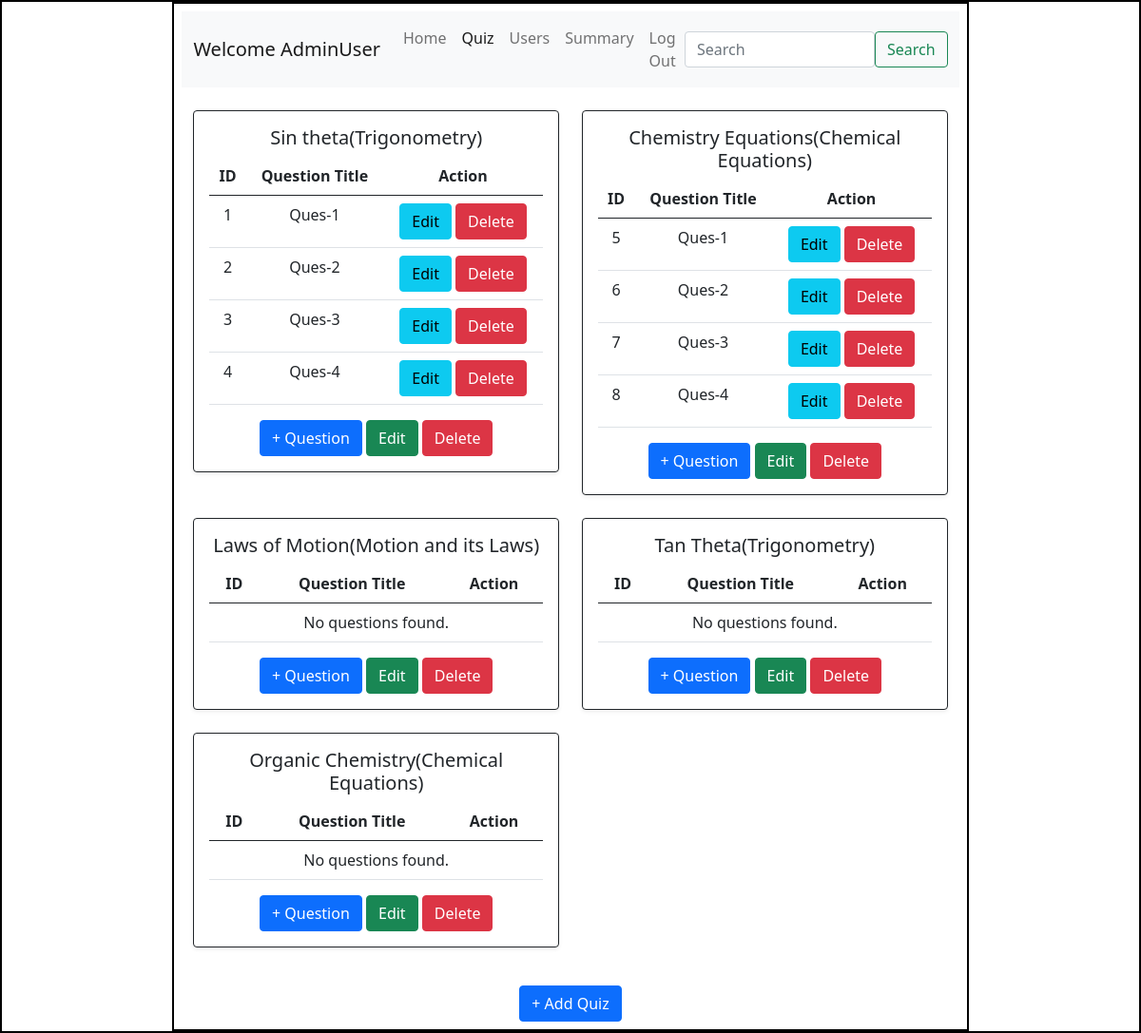
Page /quiz_management (signed in) on the committed database.
### application/models.py (models this page shows)
class User(db.Model):
    id = db.Column(db.Integer(), primary_key = True)
    full_name = db.Column(db.String(),nullable = False)
    qualification = db.Column(db.String(),nullable = False)
    dob = db.Column(db.String(),nullable = False)
    username = db.Column(db.String(), unique=True, nullable = False)
    password = db.Column(db.String(), nullable = False)
    role = db.Column(db.String(), default = "user", nullable = False)
    scores = db.relationship("Scores", backref = "user", cascade = "all, delete")

class Quiz(db.Model):
    id = db.Column(db.Integer(), primary_key = True)
    name = db.Column(db.String(), unique = True, nullable = False)
    quizdate = db.Column(db.Date(),nullable = False)
    duration = db.Column(db.Integer(), nullable = False)
    chapter_id = db.Column(db.Integer(), db.ForeignKey("chapter.id"), nullable = False)
    questions = db.relationship("Question", backref="quiz", cascade="all, delete")
    scores = db.relationship("Scores", backref = "quiz", cascade = "all, delete")

class Chapter(db.Model):
    id = db.Column(db.Integer(), primary_key = True)
    name = db.Column(db.String(), unique = True, nullable = False)
    desc = db.Column(db.String(), nullable = True)
    subject_id = db.Column(db.Integer(), db.ForeignKey("subject.id"), nullable=False)
    quizzes = db.relationship("Quiz", backref="chapter", cascade="all, delete")

class Question(db.Model):
    id = db.Column(db.Integer(), primary_key = True)
    title = db.Column(db.String(), nullable = False)
    statement = db.Column(db.String(), nullable = False)
    option1 = db.Column(db.String(),nullable = False)
    option2 = db.Column(db.String(),nullable = False)
    option3 = db.Column(db.String(),nullable = False)
    option4 = db.Column(db.String(),nullable = False)
    correct = db.Column(db.Integer(), nullable = False)
    quiz_id = db.Column(db.Integer(), db.ForeignKey("quiz.id"),nullable = False)

### application/controllers.py (the view)
@app.route("/quiz_management")
def quiz_management():
    if "username" not in session:
        return redirect(url_for("login"))
    this_user = User.query.filter_by(username = session["username"]).first()
    if not this_user or this_user.role != "admin":
        return redirect(url_for("login"))
    chapters = Chapter.query.all()
    quizzes = Quiz.query.all()
    return render_template("quizmanagement.html", chapters = chapters, quizzes = quizzes, full_name = this_user.full_name)

### templates/quizmanagement.html (shortened to what this page needs)
<!DOCTYPE html>
<html lang="en">
<head>
    <link rel="stylesheet" href="/static/styles.css">
    <link href="https://cdn.jsdelivr.net/npm/bootstrap@5.0.2/dist/css/bootstrap.min.css" rel="stylesheet"
>
</head>
<body>
    <div id="main">
        <div id="canvas" class="p-2" style="width: 70%;">
            <nav class="navbar navbar-expand-lg navbar-light bg-light">
                <div class="container-fluid">
                    <a class="navbar-brand" href="#">Welcome {{full_name}}</a>
                    <div class="collapse navbar-collapse" id="navbarSupportedContent">
                        <ul class="navbar-nav me-auto mb-2 mb-lg-0">
                            <li class="nav-item">
                                <a class="nav-link" aria-current="page" href="/admin_dashboard">Home</a>
                            </li>
                            <li class="nav-item">
                                <a class="nav-link active" href="/quiz_management">Quiz</a>
                            </li>
                            <li class="nav-item">
                                <a class="nav-link" href="/users">Users</a>
                            </li>
                            <li class="nav-item">
                                <a class="nav-link" href="/admin_summary">Summary</a>
                            </li>
                            <li class="nav-item">
                                <a class="nav-link" href="/logout">Log Out</a>
                            </li>
                        </ul>
                        <form class="d-flex ms-auto" action="/search" method="GET">
                            <input class="form-control search-input" type="search" placeholder="Search" aria-label="Search" name="query">
                            <button class="btn btn-outline-success" type="submit">Search</button>
                        </form>
                    </div>
                </div>
            </nav>
            <div class="container mt-4">
                {% if quizzes %}
                    <div class="row">
                        {% for quiz in quizzes %}
                            <div class="col-md-6 mb-4">
                                <div class="card border-dark shadow-sm text-center">
                                    <div class="card-body">
                                        <h5 class="card-title">{{quiz.name}}({{quiz.chapter.name}})</h5>
                                        <table class="table">
                                            <thead>
                                                <tr>
                                                    <th>ID</th>
                                                    <th>Question Title</th>
                                                    <th>Action</th>
                                                </tr>
                                            </thead>
                                            <tbody>
                                                {% if quiz.questions %}
                                                    {% for question in quiz.questions %}
                                                        <tr>
                                                            <td>{{question.id}}</td>
                                                            <td>{{question.title}}</td>
                                                            <td>
                                                                <a href="/edit_question/{{question.id}}" class="btn btn-info">Edit</a>
                                                                <a href="/delete_question/{{question.id}}" class="btn btn-danger">Delete</a>
                                                            </td>
                                                        </tr>
                                                    {% endfor %}
                                                {% else %}
                                                    <tr>
                                                        <td colspan="3">No questions found.</td>
                                                    </tr>
                                                {% endif %}
                                            </tbody>
                                        </table>
                                        <a href="/new_question/{{quiz.id}}" class="btn btn-primary">+ Question</a>
                                        <a href="/edit_quiz/{{quiz.id}}" class="btn btn-success">Edit</a>
                                        <a href="/delete_quiz/{{quiz.id}}" class="btn btn-danger">Delete</a>
                                    </div>
                                </div>
                            </div>
                        {% endfor %}
                    </div>
                {% else %}
                    <div class="text-center mt-4">
                        <h4>No quizzes found.</h4>
                        <p>Add a new quiz.</p>
                    </div>
                {% endif %}
                <div class="text-center mt-3">
                    {% if chapters %}
                        <a href="/new_quiz" class="btn btn-primary">+ Add Quiz</a>
                    {% else %}
                        <h5>No chapters found. Please create a chapter first.</h5>
                        <br>
                        <a href="/admin_dashboard" class="btn btn-info">Go to Dashboard</a>
                    {% endif %}
                </div>
            </div>
        </div>
    </div>
</body>
</html>

### static/styles.css (style rules this page uses)
* { margin: 0px; }
#main, #canvas { border: 2px solid black; }
#canvas { width: 60%; margin: auto; min-height: 750px; overflow: auto; }

### templates/quizmanagement.html (style rules this page uses)
.navbar .form-control { width: 200px; max-width: 100%; }

### rows in the picture
User: full_name "AdminUser"
Quiz: name "Sin theta", chapter.name "Trigonometry"
Question: id "1", title "Ques-1"
Question: id "2", title "Ques-2"
Question: id "3", title "Ques-3"
Question: id "4", title "Ques-4"
Quiz: name "Chemistry Equations", chapter.name "Chemical Equations"
Question: id "5", title "Ques-1"
Question: id "6", title "Ques-2"
Question: id "7", title "Ques-3"
Question: id "8", title "Ques-4"
Quiz: name "Laws of Motion", chapter.name "Motion and its Laws", shows "No questions found."
Quiz: name "Tan Theta", chapter.name "Trigonometry", shows "No questions found."
Quiz: name "Organic Chemistry", chapter.name "Chemical Equations", shows "No questions found."
